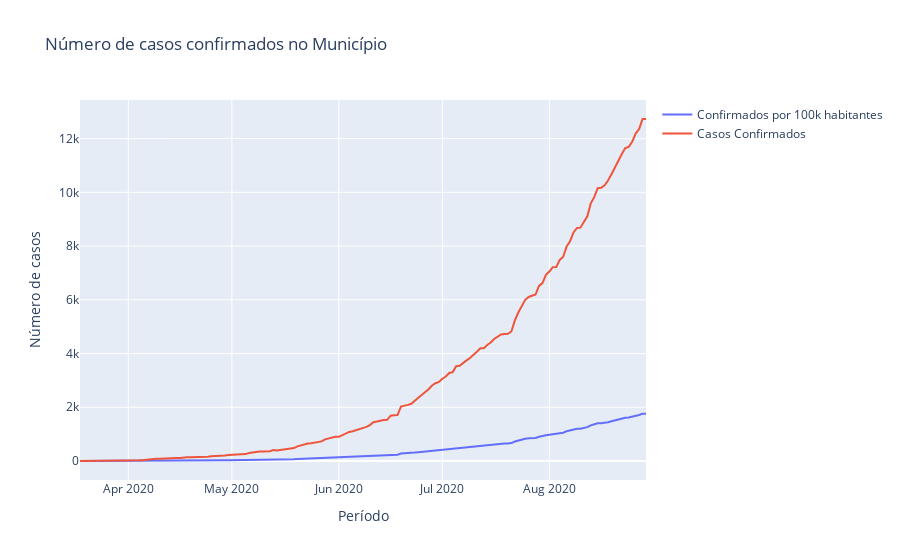

Notebook code cell kept with this figure:
### Markdown cell above
#### Gráfico 'Número de casos confirmados no Município'
São José dos Campos tem em média 1700 casos confirmados de coronavírus a cada 100 mil habitantes e o montante de casos confirmados atualmente é de 12720.

### Code cell
# Criando Layout:
configuracoes_layout = go.Layout(title='Número de casos confirmados no Município',
                                 yaxis={'title':'Número de casos'},
                                 xaxis={'title': 'Período'})


confirmed_per = go.Scatter(x=df_sjc['last_updated'], 
                   y=df_sjc['last_available_confirmed_per_100k_inhabitants'],                    
                   name = 'Confirmados por 100k habitantes')

confirmed = go.Scatter(x=df_sjc['last_updated'], 
                   y=df_sjc['confirmed_cases'],                    
                   name = 'Casos Confirmados')

data = [confirmed_per, confirmed]

# Objeto figura:
fig = go.Figure(data=data, layout=configuracoes_layout)

# plotando o grafico:
py.iplot(fig)

### Figure 1 — Plotly figure (JSON) as saved in the notebook; plotly's stock layout.template omitted (floating-point values rounded to 4 significant figures; data arrays with more than 128 entries replaced by an {"elided": "..."} marker saying what was removed)
{"data": [{"name": "Confirmados por 100k habitantes", "type": "scatter", "x": {"elided": "165 str values"}, "y": {"elided": "165 float values"}}, {"name": "Casos Confirmados", "type": "scatter", "x": {"elided": "165 str values"}, "y": {"elided": "165 int values"}}], "layout": {"title": {"text": "Número de casos confirmados no Município"}, "xaxis": {"title": {"text": "Período"}}, "yaxis": {"title": {"text": "Número de casos"}}}}
